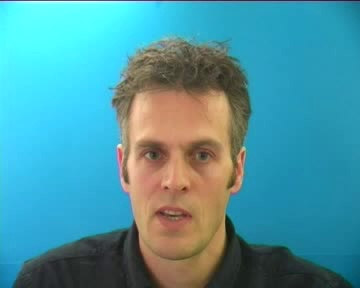
#> input picture frame0.jpg, 360 x 288 px, given in place of Loay Mohamed - ID.png, which was not available
$ jupyter execute face_tracking_test.ipynb   (text cells are left out)
#> lines starting #> are read from the running program, lines starting #| are printed output that depends on the picture; pictures that were not available may be replaced by others from this repository, and a replacement may not be noted
### Emotions_Detection/Models/face_detection.py
import cv2
import numpy as np
import skimage.io as io
import os

FRAME_COLOR = (255, 0, 0)
dir = os.getcwd()
file_path = os.path.join(dir, 'Emotions_Detection\Assets\haarcascade_frontalface_default.xml')
face_classifier = cv2.CascadeClassifier(file_path)


def get_faces_from_image(image, color=FRAME_COLOR, is_dir=True, is_gray=True):
    '''
    Returns The coordinates of the detected faces in the image in a List object\n
    args:
        _img_: nd_array,
        color: Frame_color (depricated),
        is_dir: if passed img is a directory,
        is_gray: Boolean(True)
    '''

    img = io.imread(image) if is_dir else image
    global face_classifier
    if not is_gray:
        img = cv2.cvtColor(img, cv2.COLOR_BGR2GRAY)
    faces = face_classifier.detectMultiScale(img, 1.1, 5)

    return faces


# [2 lines that do not run on import are left out]

### face_tracking_test.ipynb
[cell 1]
import matplotlib.pyplot as plt
from skimage import feature
import numpy as np
import cv2

[cell 2]
def show_images(images, titles=None):
    # This function is used to show image(s) with titles by sending an array of images and an array of associated titles.
    # images[0] will be drawn with the title titles[0] if exists
    # You aren't required to understand this function, use it as-is.
    n_ims = len(images)
    if titles is None:
        titles = ['(%d)' % i for i in range(1, n_ims + 1)]
    fig = plt.figure()
    n = 1
    for image, title in zip(images, titles):
        a = fig.add_subplot(1, n_ims, n)
        if image.ndim == 2:
            plt.gray()
        plt.imshow(image)
        a.set_title(title)
        n += 1
    fig.set_size_inches(np.array(fig.get_size_inches()) * n_ims)
    plt.show()

[cell 3]
TestDir = "C:\\Collage\\GP\\test\\"
#load image
far_face_image = cv2.imread(TestDir+"Loay Mohamed - ID.png")
#> far_face_image is the input picture: shape (288, 360, 3); mean B, G, R 161.5, 150.3, 76.2

# detect there faces
from Emotions_Detection.Models.face_detection import get_faces_from_image

faces = get_faces_from_image(far_face_image, is_dir=False, is_gray=False)
#> in get_faces_from_image, `img = cv2.cvtColor(img, cv2.COLOR_BGR2GRAY)`:
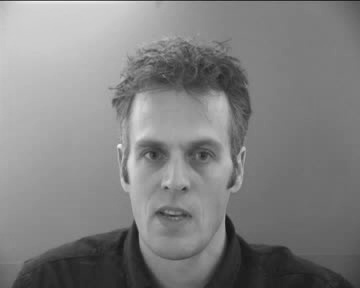
#> img: shape (288, 360); min 20, max 241, mean 129.4
#> in get_faces_from_image, `faces = face_classifier.detectMultiScale(img, 1.1, 5)`: faces = [[104, 99, 147, 147]]
#> faces = [[104, 99, 147, 147]]
far_face = None
for face in faces:
    far_face = far_face_image[face[1]:face[1]+face[3], face[0]:face[0]+face[2]]
#> this loop made 1 pass
#> pass 1, `far_face = far_face_image[face[1]:face[1]+face[3], face[0]:face[0]+fac..`:
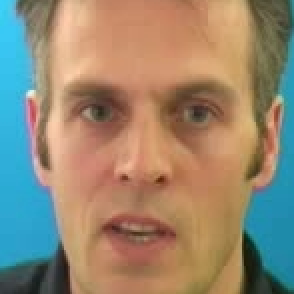
#> far_face: shape (147, 147, 3) (shown 2 times larger); mean B, G, R 113.8, 135, 149.4
show_images([far_face_image,far_face])
#> in show_images, `n_ims = len(images)`: n_ims = 2
#> the loop in show_images, `for image, title in zip(images, titles):` made 2 passes
#> (title, n) on passes 1 to 2: ('(1)', 2), ('(2)', 3)
#> after the loop in show_images, `for image, title in zip(images, titles):`: n = 3
#> in show_images, `plt.show()`:
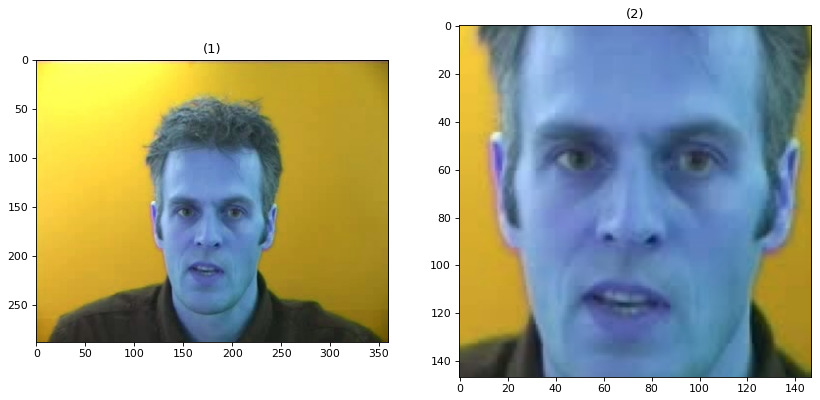
#> figure drawn by matplotlib, 2 panels; B, G, R data is drawn as R, G, B
